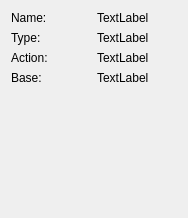
<?xml version="1.0" encoding="UTF-8"?>
<ui version="4.0">
 <class>JointInfo</class>
 <widget class="QWidget" name="JointInfo">
  <property name="geometry">
   <rect>
    <x>0</x>
    <y>0</y>
    <width>188</width>
    <height>218</height>
   </rect>
  </property>
  <property name="windowTitle">
   <string>Form</string>
  </property>
  <layout class="QGridLayout" name="gridLayout">
   <item row="0" column="1">
    <widget class="QLabel" name="labelNameContent">
     <property name="text">
      <string>TextLabel</string>
     </property>
    </widget>
   </item>
   <item row="4" column="0" colspan="2">
    <spacer name="verticalSpacer">
     <property name="orientation">
      <enum>Qt::Vertical</enum>
     </property>
     <property name="sizeHint" stdset="0">
      <size>
       <width>20</width>
       <height>40</height>
      </size>
     </property>
    </spacer>
   </item>
   <item row="1" column="0">
    <widget class="QLabel" name="labelTypeTag">
     <property name="text">
      <string>Type:</string>
     </property>
    </widget>
   </item>
   <item row="1" column="1">
    <widget class="QLabel" name="labelTypeContent">
     <property name="text">
      <string>TextLabel</string>
     </property>
    </widget>
   </item>
   <item row="2" column="1">
    <widget class="QLabel" name="labelActionContent">
     <property name="text">
      <string>TextLabel</string>
     </property>
    </widget>
   </item>
   <item row="2" column="0">
    <widget class="QLabel" name="labelActionTag">
     <property name="text">
      <string>Action:</string>
     </property>
    </widget>
   </item>
   <item row="0" column="0">
    <widget class="QLabel" name="labelNameTag">
     <property name="text">
      <string>Name:</string>
     </property>
    </widget>
   </item>
   <item row="3" column="0">
    <widget class="QLabel" name="labelBaseTag">
     <property name="text">
      <string>Base:</string>
     </property>
    </widget>
   </item>
   <item row="3" column="1">
    <widget class="QLabel" name="labelBaseContent">
     <property name="text">
      <string>TextLabel</string>
     </property>
    </widget>
   </item>
  </layout>
 </widget>
 <resources/>
 <connections/>
</ui>
